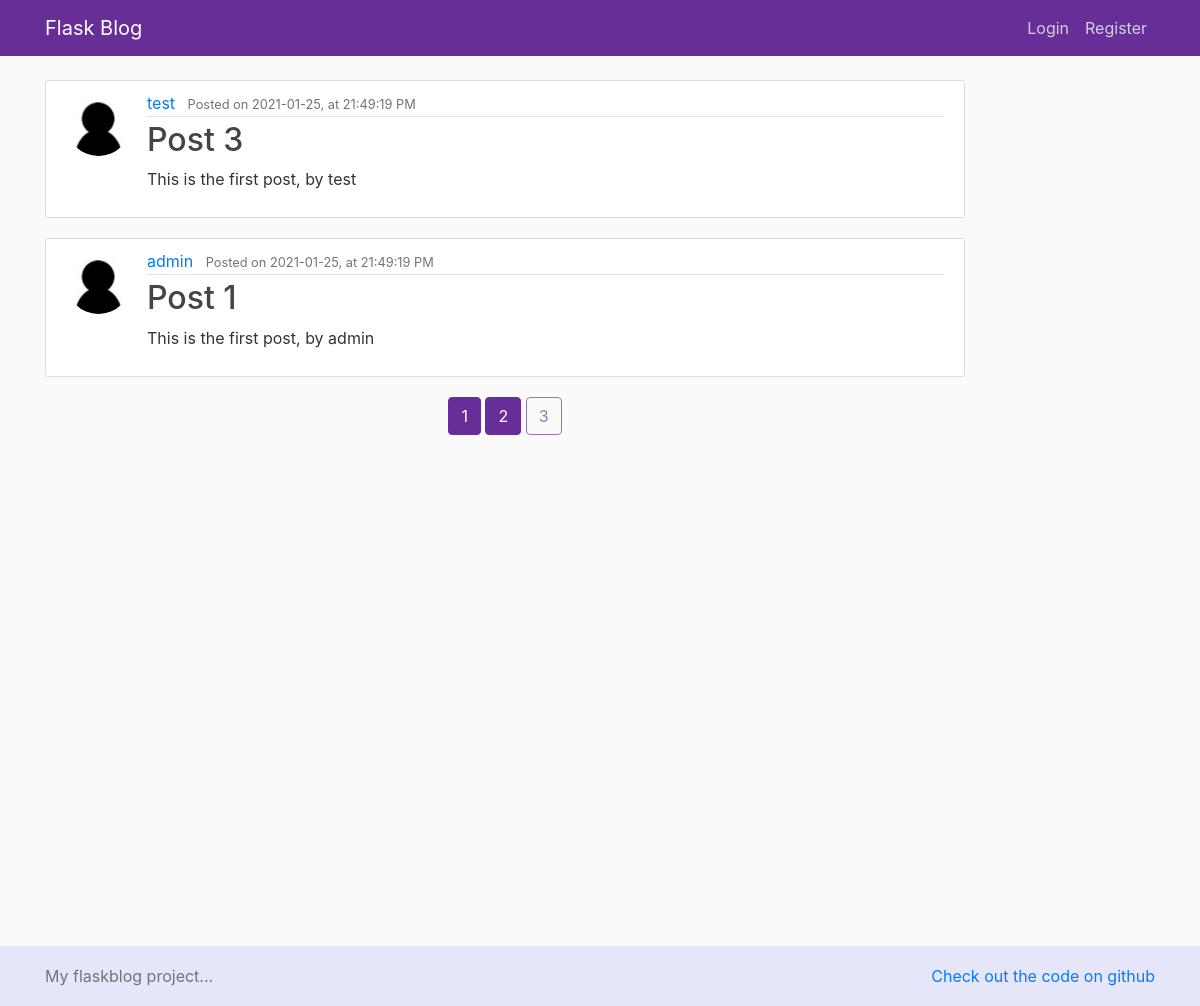
Screenshot of /home?page=3 with the database file from the repository.
### flaskblog/models.py (models this page shows, shortened)
class Post(db.Model):
    id = db.Column(db.Integer, primary_key=True)
    title = db.Column(db.String(100), nullable=False)
    date_posted = db.Column(db.DateTime, nullable=False, default=datetime.utcnow)
    content = db.Column(db.Text, nullable=False)
    user_id = db.Column(db.Integer, db.ForeignKey('user.id'), nullable=False)

class User(db.Model, UserMixin):
    id = db.Column(db.Integer, primary_key=True)
    username = db.Column(db.String(20), unique=True, nullable=False)
    email = db.Column(db.String(120), unique=True, nullable=False)
    image_file = db.Column(db.String(20), nullable=False, default='default.jpg')
    password = db.Column(db.String(60), nullable=False)
    posts = db.relationship('Post', backref='author', lazy=True)

### flaskblog/main/routes.py (the view)
@main.route("/")
@main.route("/home")
def home():
    page = request.args.get('page', 1, type=int)
    posts = Post.query.order_by(Post.date_posted.desc()).paginate(page=page, per_page=4)
    return render_template('home.html', posts=posts)

### flaskblog/templates/home.html
{% extends "layout.html" %}
{% block content %}
    {% for post in posts.items %}
        <article class="media content-section">
          <img class="rounded-circle article-img" src="{{ url_for('static', filename='pics/' + post.author.image_file) }}">
          <div class="media-body">
            <div class="article-metadata">
              <a class="mr-2" href="{{ url_for('users.user_posts', username=post.author.username) }}">{{ post.author.username }}</a>
              <small class="text-muted">Posted on {{ post.date_posted.strftime('%Y-%m-%d, at %H:%M:%S %p') }}</small>
            </div>
            <h2><a class="article-title" href="{{ url_for('posts.post', post_id=post.id)}}"> {{ post.title }}</a></h2>
            <p class="article-content">{{ post.content }}</p>
          </div>
        </article>
    {% endfor %}
    <div class="container d-flex justify-content-center">
    <div>
    {% for page_number in posts.iter_pages(left_edge=1, left_current=1, right_edge=1, right_current=2) %}
        {% if page_number %}
            {% if posts.page == page_number %}
                <a class="btn btn-outline-primary disabled" href="#">{{ page_number }}</a>
            {% else %}
                <a class="btn btn-primary" href="{{ url_for('main.home', page=page_number) }}">{{ page_number }}</a>
            {% endif %}
        {% else %}
        ...
        {% endif %}
    {% endfor %}
    </div>
    </div>
{% endblock content %}

### flaskblog/static/main.css (style rules this page uses)
body { background: #fafafa; color: #333333; margin-top: 5rem; }
h1, h2, h3, h4, h5, h6 { color: #444444; }
.content-section { background: #ffffff; padding: 10px 20px; border: 1px solid #dddddd; border-radius: 3px; margin-bottom: 20px; }
.article-title { color: #444444; }
.article-content { white-space: pre-line; }
.article-img { height: 65px; width: 65px; margin-right: 16px; }
.article-metadata { padding-bottom: 1px; margin-bottom: 4px; border-bottom: 1px solid #e3e3e3 }
.btn-outline-primary { border-color: #682e98 !important; color: #682e98 !important; }
.btn-primary { border-color: #682e98 !important; color: #FFFFFF !important; background-color: #682e98 !important; }

### rows the page displays
Post: image_file (placeholder picture), author.username "test", date_posted "2021-01-25, at 21:49:19 PM", title "Post 3", content "This is the first post, by test"
Post: image_file (placeholder picture), author.username "admin", date_posted "2021-01-25, at 21:49:19 PM", title "Post 1", content "This is the first post, by admin"

### other values shown
{{ page_number }} "1" "2"
{{ page_number }} "3"
